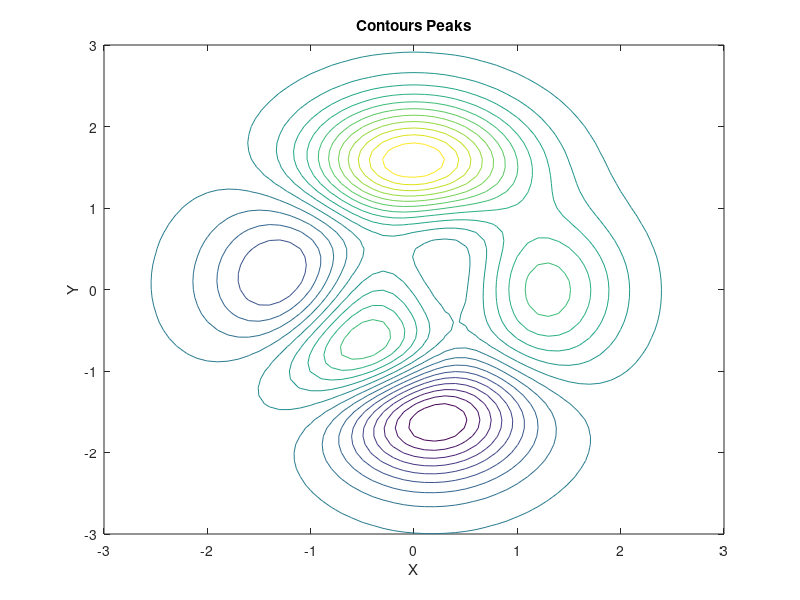

Recreate this plot in MATLAB. (Note: this script raises an error after producing the figure.)
%% Plot of the arrows
% Before Running this CODE : 
% Run Any 1 of Gradient Descent or the Steepest Descent algorithm codes,
% for computing X(all points) and N(total points), to plot the points on contour with arrows
a=-3:0.1:3;
b=a;
[x,y]=meshgrid(a);
    
z = 3*(1-x).^2.*exp(-(x.^2) - (y+1).^2) - 10*(x/5 - x.^3 - y.^5).*exp(-x.^2-y.^2) - 1/3*exp(-(x+1).^2 - y.^2) ;

figure;

contour(x,y,z,20);
xlabel('X');
ylabel('Y');
title('Contours Peaks');

hold on;

i=1;
j=ceil(N/3);
k=ceil(2*N/3);
m=N;

p1 = X(:,i);                         % First Point
p2 = X(:,j);                         % Second Point
dp = p2-p1;                         % Difference
quiver(p1(1),p1(2),dp(1),dp(2),0);
text(p1(1),p1(2), sprintf('(%f,%f)',p1));
text(p2(1),p2(2), sprintf('(%f,%f)',p2));



p1 = X(:,j);                         % First Point
p2 = X(:,k);                         % Second Point
dp = p2-p1;                         % Difference
quiver(p1(1),p1(2),dp(1),dp(2),0);
text(p1(1),p1(2), sprintf('(%f,%f)',p1));
text(p2(1),p2(2), sprintf('(%f,%f)',p2));


p1 = X(:,k);                         % First Point
p2 = X(:,m);                         % Second Point
dp = p2-p1;                         % Difference
quiver(p1(1),p1(2),dp(1),dp(2),0);
text(p1(1),p1(2), sprintf('(%f,%f)',p1));
text(p2(1),p2(2), sprintf('(%f,%f)',p2));



   